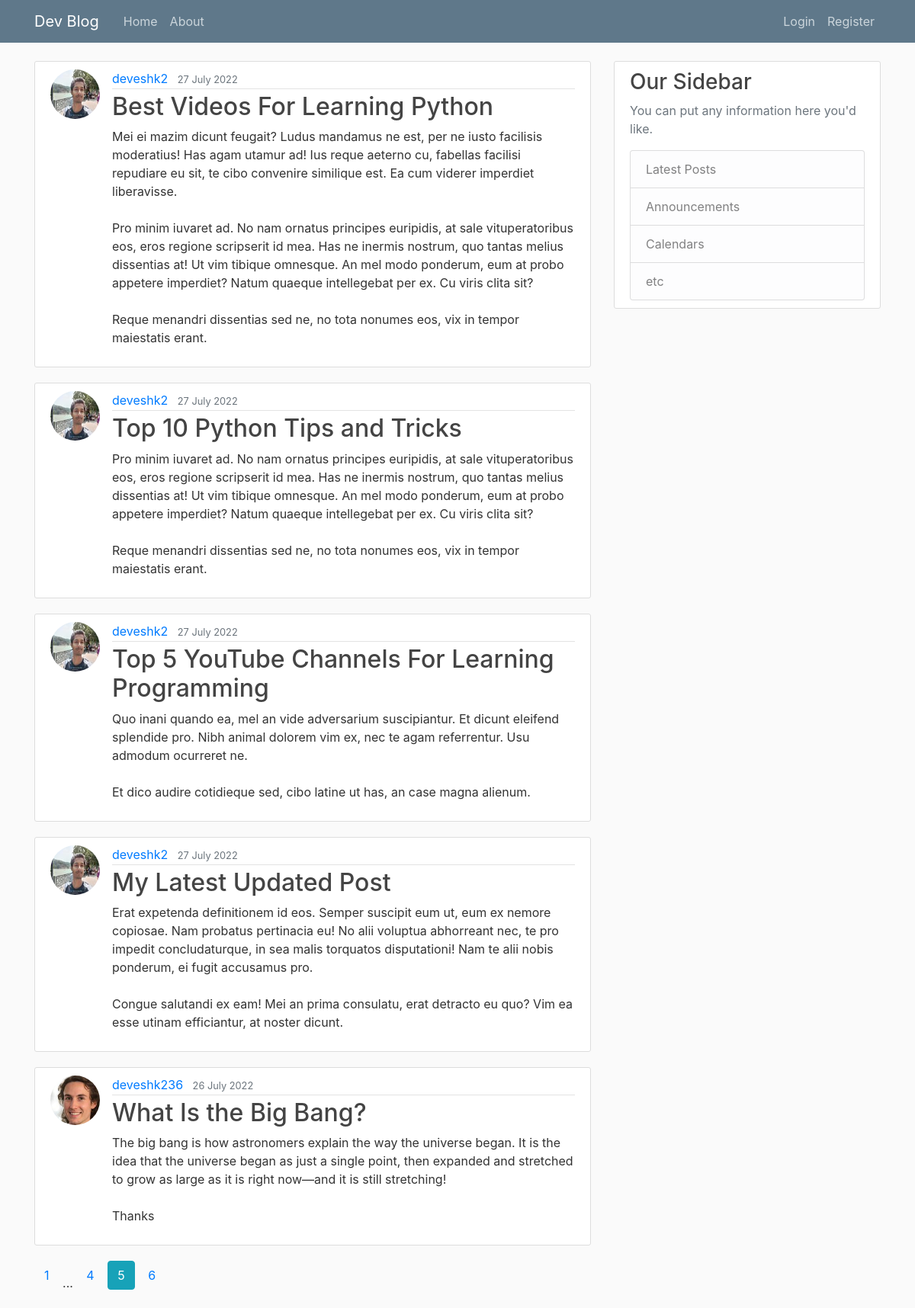
/home?page=5, run on the app's committed database.
### FlaskBlog/models.py (models this page shows, shortened)
class Post(db.Model):
    id = db.Column(db.Integer, primary_key=True)
    title = db.Column(db.String(100), nullable=False)
    date_posted = db.Column(db.DateTime, nullable=False, default=date.today())
    content = db.Column(db.Text, nullable=False)
    user_id = db.Column(db.Integer, db.ForeignKey("user.id"), nullable=False)

class User(db.Model, UserMixin):
    id = db.Column(db.Integer, primary_key=True)
    username = db.Column(db.String(20), unique=True, nullable=False)
    email = db.Column(db.String(120), unique=True, nullable=False)
    image_file = db.Column(db.String(120), nullable=False, default="default.jpg")
    password = db.Column(db.String(60), nullable=False)
    posts = db.relationship("Post", backref="author", lazy=True)

### FlaskBlog/Main/route.py (the view)
@main.route("/")
@main.route("/home")
def home():
    page = request.args.get('page', 1, type=int)
    posts = Post.query.order_by(Post.date_posted.desc()).paginate(page=page, per_page=5)
    return render_template('home.html', posts=posts)

### FlaskBlog/templates/home.html
{% extends "layout.html" %}
{% block content %}
{% for post in posts.items %}
<article class="media content-section">
    <img class="rounded-circle article-img"
         src="{{ url_for('static', filename='profile_pics/' + post.author.image_file) }}">
    <div class="media-body">
        <div class="article-metadata">
            <a class="mr-2" href="{{ url_for('users.user_posts', username=post.author.username) }}">{{ post.author.username }}</a>
            <small class="text-muted">{{ post.date_posted.strftime("%d %B %Y") }}</small>
        </div>
        <h2><a class="article-title" href="{{ url_for('posts.my_post', post_id=post.id) }}">{{ post.title }}</a></h2>
        <p class="article-content">{{ post.content }}</p>
    </div>
</article>
{% endfor %}
{% for page_num in posts.iter_pages(left_edge=1, right_edge=1, left_current=1, right_current=2) %}
{% if page_num %}
{% if posts.page == page_num %}
<a class="btn btn-outline-info mb-4 active" href="{{ url_for('main.home', page=page_num) }}">{{ page_num }}</a>
{% else %}
<a class="btn btn-outing-info mb-4" href="{{ url_for('main.home', page=page_num) }}">{{ page_num }}</a>
{% endif %}
{% else %}
...
{% endif %}
{% endfor %}
{% endblock content %}

### FlaskBlog/static/main.css (style rules this page uses)
body { background: #fafafa; color: #333333; margin-top: 5rem; }
h1, h2, h3, h4, h5, h6 { color: #444444; }
.content-section { background: #ffffff; padding: 10px 20px; border: 1px solid #dddddd; border-radius: 3px; margin-bottom: 20px; }
.article-title { color: #444444; }
.article-content { white-space: pre-line; }
.article-img { height: 65px; width: 65px; margin-right: 16px; }
.article-metadata { padding-bottom: 1px; margin-bottom: 4px; border-bottom: 1px solid #e3e3e3 }

### data on the page
Post: image_file (picture), author.username "deveshk2", date_posted "27 July 2022", title "Best Videos For Learning Python", content "Mei ei mazim dicunt feugait? Ludus mandamus ne est, per ne iusto facilisis moderatius! Has agam utamur ad! Ius reque aeterno cu, fabellas facilisi repudiare eu sit, te cibo convenire similique est. Ea cum viderer imperdiet liberavisse. Pro minim iuvaret ad. No nam ornatus principes euripidis, at sale vituperatoribus eos, eros regione scripserit id mea. Has ne inermis nostrum, quo tantas melius dissentias at! Ut vim tibique omnesque. An mel modo ponderum, eum at probo appetere imperdiet? Natum quaeque intellegebat per ex. Cu viris clita sit? Reque menandri dissentias sed ne, no tota nonumes eos, vix in tempor maiestatis erant."
Post: image_file (picture), author.username "deveshk2", date_posted "27 July 2022", title "Top 10 Python Tips and Tricks", content "Pro minim iuvaret ad. No nam ornatus principes euripidis, at sale vituperatoribus eos, eros regione scripserit id mea. Has ne inermis nostrum, quo tantas melius dissentias at! Ut vim tibique omnesque. An mel modo ponderum, eum at probo appetere imperdiet? Natum quaeque intellegebat per ex. Cu viris clita sit? Reque menandri dissentias sed ne, no tota nonumes eos, vix in tempor maiestatis erant."
Post: image_file (picture), author.username "deveshk2", date_posted "27 July 2022", title "Top 5 YouTube Channels For Learning Programming", content "Quo inani quando ea, mel an vide adversarium suscipiantur. Et dicunt eleifend splendide pro. Nibh animal dolorem vim ex, nec te agam referrentur. Usu admodum ocurreret ne. Et dico audire cotidieque sed, cibo latine ut has, an case magna alienum."
Post: image_file (picture), author.username "deveshk2", date_posted "27 July 2022", title "My Latest Updated Post", content "Erat expetenda definitionem id eos. Semper suscipit eum ut, eum ex nemore copiosae. Nam probatus pertinacia eu! No alii voluptua abhorreant nec, te pro impedit concludaturque, in sea malis torquatos disputationi! Nam te alii nobis ponderum, ei fugit accusamus pro. Congue salutandi ex eam! Mei an prima consulatu, erat detracto eu quo? Vim ea esse utinam efficiantur, at noster dicunt."
Post: image_file (picture), author.username "deveshk236", date_posted "26 July 2022", title "What Is the Big Bang?", content "The big bang is how astronomers explain the way the universe began. It is the idea that the universe began as just a single point, then expanded and stretched to grow as large as it is right now—and it is still stretching! Thanks"

### other printed values
{{ page_num }} "1" "4" "6"
{{ page_num }} "5"
